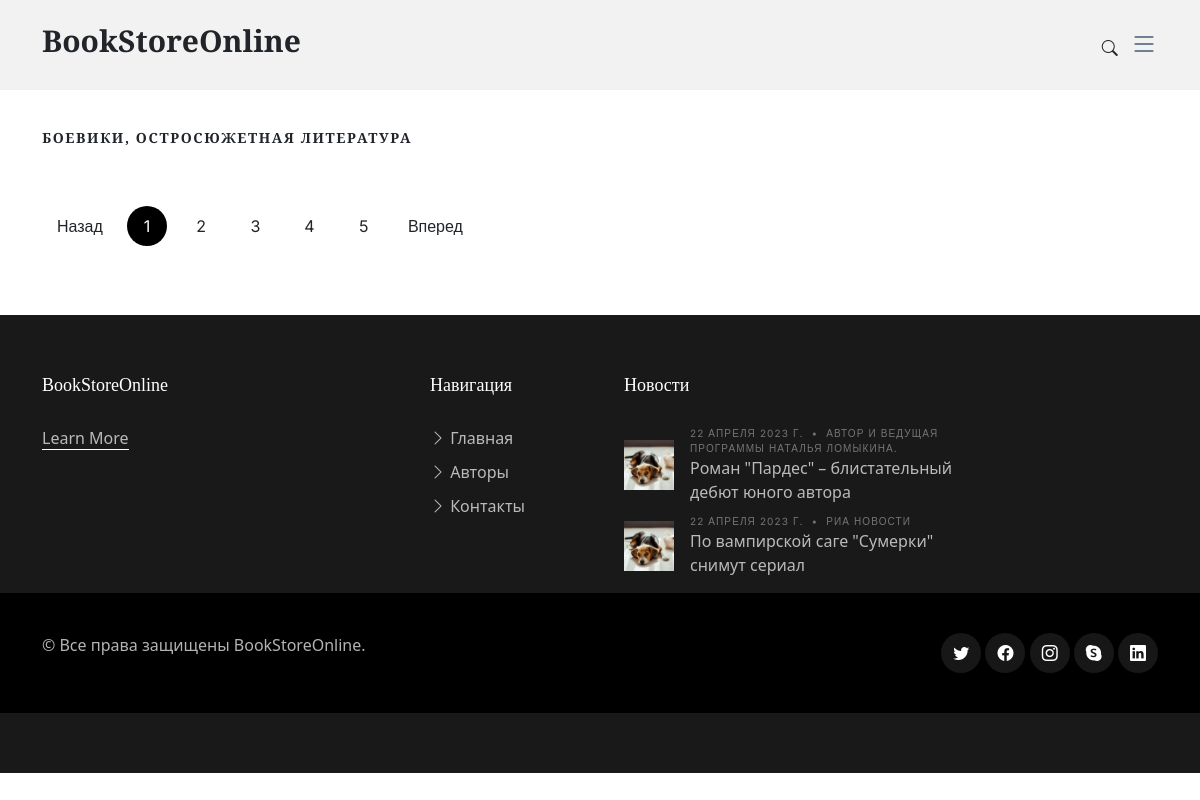
/genre/3, run on the app's committed database.
### library_main/models.py (models this page shows, shortened)
class Genre(models.Model):
    name = models.CharField(verbose_name='Название жанра', max_length=50)
    category = models.ForeignKey(Category, verbose_name='Категория', on_delete=models.CASCADE)
    def get_absolute_url(self):
        return reverse('genre', args=[self.id])
    class Meta:
        verbose_name = "Жанр"
        verbose_name_plural = "Жанры"

class News(models.Model):
    heading = models.CharField(verbose_name='Заголовок', max_length=100)
    description = models.TextField(verbose_name='Описание')
    image = models.ImageField(verbose_name='Изображение',  null=True, blank=True)
    source = models.CharField(verbose_name='Источник Новости', max_length=100)
    pudlicachia_date = models.DateField(verbose_name='Дата публикации', auto_now_add=True)
    class Meta:
        verbose_name = "Новость"
        verbose_name_plural = "новости"

### library_main/views.py (the view)
# urls.py: path('genre/<int:id>', views.Genre_views, name='genre'),
def Genre_views(request, id):
    genre = get_object_or_404(Genre, pk=id)
    book = Book.objects.filter(genre__exact=genre).order_by('-date_of_writing')
    context = {'genre1' : genre, 'book' : book}
    return render(request, 'genre_book.html', context=context)

### library_main/context_processors.py (called while the page is built)
def category(request):
    category = Category.objects.all().order_by('name')
    genre = Genre.objects.all()
    news = News.objects.all().order_by('-pudlicachia_date')[:6]
    return {'category' : category, 'genre' : genre, 'news' : news}

### library_main/templates/genre_book.html (shortened to what this page needs)
{% extends 'base.html' %}
{% block body %}
<section id="search-result" class="search-result">
    <div class="container">
        <div class="row">
            <div class="col-md-9">
                <h3 class="category-title">{{ genre1.name }}</h3>
                <div class="text-start py-4">
                    <div class="custom-pagination">
                        <a href="#" class="prev">Назад</a>
                        <a href="#" class="active">1</a>
                        <a href="#">2</a>
                        <a href="#">3</a>
                        <a href="#">4</a>
                        <a href="#">5</a>
                        <a href="#" class="next">Вперед</a>
                    </div>
                </div>
            </div>
            <div class="col-md-3">
            </div>
        </div>
    </div>
</section>
{% endblock %}

### library_main/templates/base.html (shortened to what this page needs)
<!doctype html>
<html lang="ru">
<head>
    {% load static %}
    <link href="https://cdn.jsdelivr.net/npm/bootstrap@5.3.0-alpha3/dist/css/bootstrap.min.css" rel="stylesheet">
    <link href="{% static 'vendor/bootstrap/css/bootstrap.min.css' %}" rel="stylesheet">
    <link href="{% static 'vendor/bootstrap-icons/bootstrap-icons.css' %}" rel="stylesheet">
    <link href="{% static 'vendor/swiper/swiper-bundle.min.css' %}" rel="stylesheet">
    <link href="{% static 'vendor/glightbox/css/glightbox.min.css' %}" rel="stylesheet">
    <link href="{% static 'vendor/aos/aos.css' %}" rel="stylesheet">
    <link href="{% static 'css/variables.css' %}" rel="stylesheet">
    <link href="{% static 'css/main.css' %}" rel="stylesheet">
</head>
<body>
    <header id="header" class="header d-flex align-items-center fixed-top">
        <div class="container-fluid container-xl d-flex align-items-center justify-content-between">
            <a href="{% url 'index' %}" class="logo d-flex align-items-center">
                <h1>BookStoreOnline</h1>
            </a>
            <div class="position-relative">
                <a href="#" class="mx-2 js-search-open"><span class="bi-search"></span></a>
                <i class="bi bi-list mobile-nav-toggle"></i>
            </div>
        </div>
    </header>
    <main id="main">
        {% block body %}{% endblock %}
    </main>
    <footer id="footer" class="footer">
        <div class="footer-content">
            <div class="container">
                <div class="row g-5">
                    <div class="col-lg-4">
                        <h3 class="footer-heading">BookStoreOnline</h3>
                        <p><a href="about.html" class="footer-link-more">Learn More</a></p>
                    </div>
                        <div class="col-6 col-lg-2">
                            <h3 class="footer-heading">Навигация</h3>
                            <ul class="footer-links list-unstyled">
                                <li><a href="{% url 'index' %}"><i class="bi bi-chevron-right"></i> Главная</a></li>
                                <li><a href="about.html"><i class="bi bi-chevron-right"></i> Авторы</a></li>
                                <li><a href="{% url 'contact' %}"><i class="bi bi-chevron-right"></i> Контакты</a></li>
                            </ul>
                        </div>
                    <div class="col-lg-4">
                            <h3 class="footer-heading">Новости</h3>
                            <ul class="footer-links footer-blog-entry list-unstyled">
                                {% for news in news %}
                                <li>
                                    <a href="single-post.html" class="d-flex align-items-center">
                                        <img src="assets/img/post-sq-1.jpg" alt="" class="img-fluid me-3">
                                        <div>
                                            <div class="post-meta d-block"><span class="date">{{ news.pudlicachia_date }}</span> <span class="mx-1">&bullet;</span> <span>{{ news.source }}</span></div>
                                            <span>{{ news.heading }}</span>
                                        </div>
                                    </a>
                                </li>
                                {% endfor %}
                            </ul>
                    </div>
                </div>
            </div>
            <div class="footer-legal">
                <div class="container">
                    <div class="row justify-content-between">
                        <div class="col-md-6 text-center text-md-start mb-3 mb-md-0">
                            <div class="copyright">
                                © Все права защищены <strong><span>BookStoreOnline</span></strong>.
                            </div>
                        </div>
                        <div class="col-md-6">
                            <div class="social-links mb-3 mb-lg-0 text-center text-md-end">
                                <a href="#" class="twitter"><i class="bi bi-twitter"></i></a>
                                <a href="#" class="facebook"><i class="bi bi-facebook"></i></a>
                                <a href="#" class="instagram"><i class="bi bi-instagram"></i></a>
                                <a href="#" class="google-plus"><i class="bi bi-skype"></i></a>
                                <a href="#" class="linkedin"><i class="bi bi-linkedin"></i></a>
                            </div>
                        </div>
                    </div>
                </div>
            </div>
        </div>
    </footer>
</body>
</html>

### library_main/static/css/variables.css (style rules this page uses)
:root { --font-default: 'EB Garamond', system-ui, -apple-system, "Segoe UI", Roboto, "Helvetica Neue", Arial, "Noto Sans", "Liberation Sans", sans-serif, "Apple Color Emoji", "Segoe UI Emoji", "Segoe UI Symbol", "Noto Color Emoji"; --font-primary: 'EB Garamond', serif; --font-secondary: 'Inter', sans-serif; --color-default: #212529; --color-default-rgb: 33, 37, 41; --color-links: #212529; --color-links-hover: #15171a; --color-primary: #212529; --color-primary-light: #26282c; --color-primary-dark: #0b0c0e; --color-primary-rgb: 33, 37, 41; --color-primary-light-rgb: 38, 40, 44; --color-primary-dark-rgb: 11, 12, 14; --color-secondary: #596d80; --color-secondary-light: #8498aa; --color-secondary-dark: #404f5c; --color-secondary-rgb: 89, 109, 128; --color-secondary-light-rgb: 132, 152, 170; --color-secondary-dark-rgb: 64, 79, 92; --color-blue: #0d6efd; --color-blue-rgb: 13, 110, 253; --color-indigo: #6610f2; --color-indigo-rgb: 102, 16, 242; --color-purple: #6f42c1; --color-purple-rgb: 111, 66, 193; --color-pink: #f3268c; --color-pink-rgb: 243, 38, 140; --color-red: #df1529; --color-red-rgb: 223, 21, 4; --color-orange: #fd7e14; --color-orange-rgb: 253, 126, 20; --color-yellow: #ffc107; --color-yellow-rgb: 255, 193, 7; --color-green: #059652; --color-green-rgb: 5, 150, 82; --color-teal: #20c997; --color-teal-rgb: 32, 201, 151; --color-cyan: #0dcaf0; --color-cyan-rgb: 13, 202, 240; --color-white: #ffffff; --color-white-rgb: 255, 255, 255; --color-gray: #6c757d; --color-gray-rgb: 108, 117, 125; --color-black: #000000; --color-black-rgb: 0, 0, 0; }
:root { --bs-blue: var(--color-blue); --bs-indigo: var(--color-indigo); --bs-purple: var(--color-purple); --bs-pink: var(--color-pink); --bs-red: var(--color-red); --bs-orange: var(--color-orange); --bs-yellow: var(--color-yellow); --bs-green: var(--color-green); --bs-teal: var(--color-teal); --bs-cyan: var(--color-cyan); --bs-white: var(--color-white); --bs-gray: var(--color-gray); --bs-gray-dark: #343a40; --bs-gray-100: #f8f9fa; --bs-gray-200: #e9ecef; --bs-gray-300: #dee2e6; --bs-gray-400: #ced4da; --bs-gray-500: #adb5bd; --bs-gray-600: #6c757d; --bs-gray-700: #495057; --bs-gray-800: #343a40; --bs-gray-900: #212529; --bs-primary: var(--color-blue); --bs-secondary: var(--color-blue); --bs-success: #198754; --bs-info: #0dcaf0; --bs-warning: #ffc107; --bs-danger: #dc3545; --bs-light: #f8f9fa; --bs-dark: #212529; --bs-primary-rgb: var(--color-primary-rgb); --bs-secondary-rgb: var(--color-secondary-rgb); --bs-success-rgb: 25, 135, 84; --bs-info-rgb: 13, 202, 240; --bs-warning-rgb: 255, 193, 7; --bs-danger-rgb: 220, 53, 69; --bs-light-rgb: 248, 249, 250; --bs-dark-rgb: 33, 37, 41; --bs-white-rgb: var(--color-white-rgb); --bs-black-rgb: var(--color-black-rgb); --bs-body-color-rgb: var(--color-default-rgb); --bs-body-bg-rgb: 255, 255, 255; --bs-font-sans-serif: var(--font-default); --bs-font-monospace: SFMono-Regular, Menlo, Monaco, Consolas, "Liberation Mono", "Courier New", monospace; --bs-gradient: linear-gradient(180deg, rgba(255, 255, 255, 0.15), rgba(255, 255, 255, 0)); --bs-body-font-family: var(--font-default); --bs-body-font-size: 1rem; --bs-body-font-weight: 400; --bs-body-line-height: 1.5; --bs-body-color: var(--color-default); --bs-body-bg: #fff; }

### data on the page
Genre: name "БОЕВИКИ, ОСТРОСЮЖЕТНАЯ ЛИТЕРАТУРА"
News: pudlicachia_date "22 АПРЕЛЯ 2023 Г.", source "АВТОР И ВЕДУЩАЯ ПРОГРАММЫ НАТАЛЬЯ ЛОМЫКИНА.", heading "Роман \"Пардес\" – блистательный дебют юного автора"
News: pudlicachia_date "22 АПРЕЛЯ 2023 Г.", source "РИА НОВОСТИ", heading "По вампирской саге \"Сумерки\" снимут сериал"
